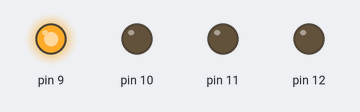
The sketch below on a simulated Arduino Uno, built with avr-gcc and run on an emulated ATmega328P. Shown: output pins drawn as LEDs (lit = HIGH).

Above: at 0.02 s.
At 0.72 s:
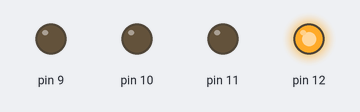
At 1.47 s:
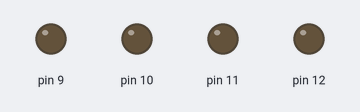
At 2.22 s:
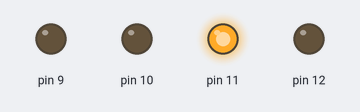
At 2.92 s:
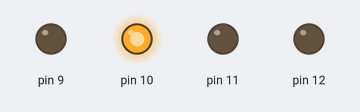
Timing chart, 0 to 3.2 s (numbered marks = the images above):
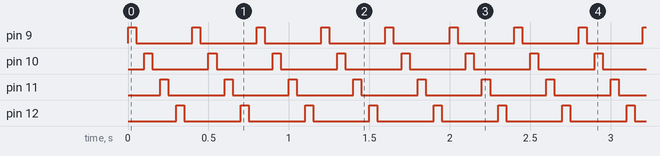

The sketch:

blinkLed.ino
```cpp
void setup() {
  // put your setup code here, to run once:
  pinMode(9, OUTPUT);
  pinMode(10, OUTPUT);
  pinMode(11, OUTPUT);
  pinMode(12, OUTPUT);
}

void loop() {
  // put your main code here, to run repeatedly:
  digitalWrite(9, HIGH);
  delay(50);
  digitalWrite(9, LOW);
  delay(50);
  digitalWrite(10, HIGH);
  delay(50);
  digitalWrite(10, LOW);
  delay(50);
  digitalWrite(11, HIGH);
  delay(50);
  digitalWrite(11, LOW);
  delay(50);
  digitalWrite(12, HIGH);
  delay(50);
  digitalWrite(12, LOW);
  delay(50);
}
```

Measured:
- by itself, pin 9–12: alternates HIGH for 0.05 s and LOW for 0.35 s
